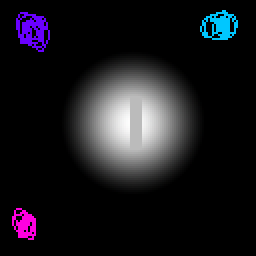
#> input picture test_hill.png, 128 x 128 px (shown 2 times larger)
$ python image_to_tris.py test_hill.png out.png --margin 5 --map-scale 1.0
#> lines starting #> are read from the running program, lines starting #| are printed output that depends on the picture
import argparse
import os

import cv2


def sample_pixels(gray, margin, map_scale):
    height, width = gray.shape
    samples = []

    for y in range(0, height, margin):
        for x in range(0, width, margin):
            terrain_height = (float(gray[y, x]) / 255.0) * map_scale
            samples.append((x / margin, terrain_height, y / margin))

    return samples


def build_triangles(samples, width, height, margin):
    """
    samples: list of (x, y, r) in row-major order
    width, height: original image dimensions
    margin: sampling step

    returns: list of triangles (each triangle is a tuple of 3 indices)
    """

    cols = (width + margin - 1) // margin
    rows = (height + margin - 1) // margin

    def idx(x_idx, y_idx):
        return y_idx * cols + x_idx

    triangles = []

    for y in range(rows - 1):
        for x in range(cols - 1):
            i0 = idx(x, y)
            i1 = idx(x + 1, y)
            i2 = idx(x, y + 1)
            i3 = idx(x + 1, y + 1)

            triangles.append((i0, i1, i2))
            triangles.append((i1, i3, i2))

    return triangles


def main(image_path, margin, map_scale, output_path, blur_sigma=0.0):
#> called with image_path = 'test_hill.png', margin = 5, map_scale = 1, output_path = 'out.png', blur_sigma = 0
    margin = int(margin)
    map_scale = float(map_scale)
    blur_sigma = float(blur_sigma)

    if margin <= 0:
        raise ValueError("margin must be greater than 0")

    gray = cv2.imread(image_path, cv2.IMREAD_GRAYSCALE)
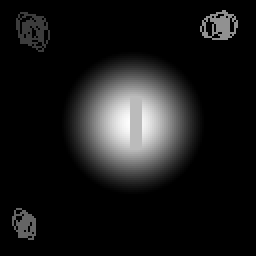
#> gray: shape (128, 128) (shown 2 times larger); min 0, max 253, mean 24.6
    if gray is None:
        raise ValueError(f"Failed to load height map image from '{image_path}'")

    if blur_sigma > 0:
        gray = cv2.GaussianBlur(
            gray, (0, 0), sigmaX=blur_sigma, sigmaY=blur_sigma)

    height, width = gray.shape
#> height = 128; width = 128
    samples = sample_pixels(gray, margin, map_scale)
#> after the loop in sample_pixels, `for y in range(0, height, margin):`: samples = 676 items, first 6: (0, 0, 0), (1, 0, 0), (2, 0, 0), (3, 0, 0), (4, 0, 0), (5, 0, 0)
    tris = build_triangles(samples, width, height, margin)
#> tris = 1250 items, first 6: (0, 1, 26), (1, 27, 26), (1, 2, 27), (2, 28, 27), (2, 3, 28), (3, 29, 28)

    output_dir = os.path.dirname(output_path)
    if output_dir:
        os.makedirs(output_dir, exist_ok=True)

    with open(output_path, "w") as f:
        for x, y, z in samples:
            f.write(f"{x},{y},{z}\n")
#> this loop made 676 passes

        for tri in tris:
            f.write(f"v{tri[0]},v{tri[1]},v{tri[2]}\n")
#> this loop made 1250 passes


if __name__ == "__main__":
    parser = argparse.ArgumentParser(
        description="Generate a .tri terrain mesh from a grayscale height map.")
    parser.add_argument("image_path")
    parser.add_argument("output_path")
    parser.add_argument("--margin", type=int, required=True)
    parser.add_argument("--map-scale", type=float, required=True)
    parser.add_argument("--blur-sigma", type=float, default=0.0)
    args = parser.parse_args()

    main(
        image_path=args.image_path,
        margin=args.margin,
        map_scale=args.map_scale,
        output_path=args.output_path,
        blur_sigma=args.blur_sigma,
    )

$ run again, on test_road.png
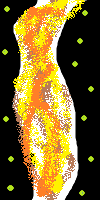
#> input picture test_road.png, 100 x 200 px
#> in main, `gray = cv2.imread(image_path, cv2.IMREAD_GRAYSCALE)`:
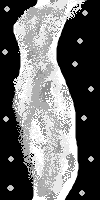
#> gray: shape (200, 100); min 0, max 255, mean 105.2
#> after the loop in sample_pixels, `for y in range(0, height, margin):`: samples = 800 items, first 6: (0, 0, 0), (1, 0, 0), (2, 0, 0), (3, 0, 0), (4, 0, 0), (5, 0, 0)
#> tris = 1482 items, first 6: (0, 1, 20), (1, 21, 20), (1, 2, 21), (2, 22, 21), (2, 3, 22), (3, 23, 22)
#> the loop in main, `for x, y, z in samples:` made 800 passes
#> the loop in main, `for tri in tris:` made 1482 passes
